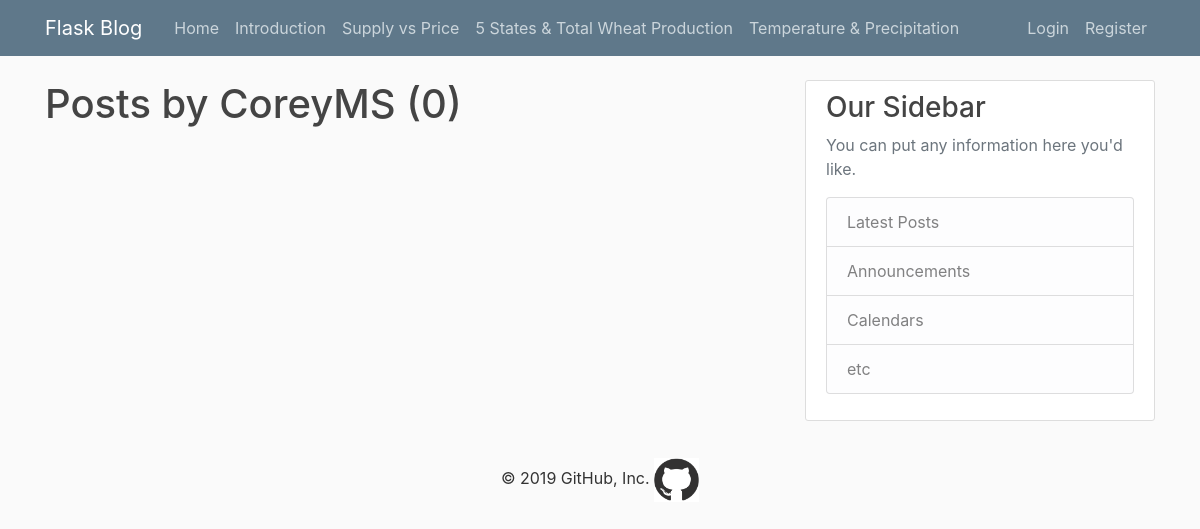
Before: /user/CoreyMS with the older database file.
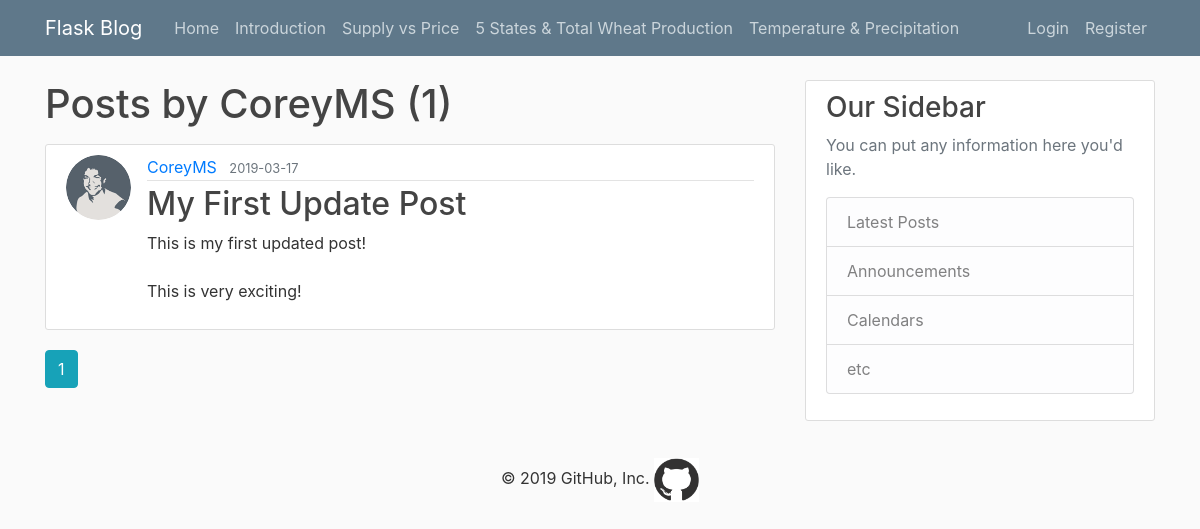
After: the same page with the newer database file.
### flaskblog/models.py (models this page shows, shortened)
class Post(db.Model):
    id = db.Column(db.Integer, primary_key=True)
    title = db.Column(db.String(100), nullable=False)
    date_posted = db.Column(db.DateTime, nullable=False, default=datetime.utcnow)
    content = db.Column(db.Text, nullable=False)
    user_id = db.Column(db.Integer, db.ForeignKey('user.id'), nullable=False)

class User(db.Model, UserMixin):
    id = db.Column(db.Integer, primary_key=True)
    username = db.Column(db.String(20), unique=True, nullable=False)
    email = db.Column(db.String(120), unique=True, nullable=False)
    image_file = db.Column(db.String(20), nullable=False, default='default.jpg')
    password = db.Column(db.String(60), nullable=False)
    posts = db.relationship('Post', backref='author', lazy=True)

### flaskblog/routes.py (the view)
@app.route("/user/<string:username>")
def user_posts(username):
    page = request.args.get('page', 1, type=int)
    user = User.query.filter_by(username=username).first_or_404()
    posts = Post.query.filter_by(author=user)\
        .order_by(Post.date_posted.desc())\
        .paginate(page=page, per_page=5)
    return render_template('user_posts.html', posts=posts, user=user)

### flaskblog/templates/user_posts.html
{% extends "layout.html" %}
{% block content %}
    <h1 class="mb-3">Posts by {{ user.username }} ({{ posts.total }})</h1>
    {% for post in posts.items %}
        <article class="media content-section">
          <img class="rounded-circle article-img" src="{{ url_for('static', filename='profile_pics/' + post.author.image_file) }}">
          <div class="media-body">
            <div class="article-metadata">
              <a class="mr-2" href="{{ url_for('user_posts', username=post.author.username) }}">{{ post.author.username }}</a>
              <small class="text-muted">{{ post.date_posted.strftime('%Y-%m-%d') }}</small>
            </div>
            <h2><a class="article-title" href="{{ url_for('post', post_id=post.id) }}">{{ post.title }}</a></h2>
            <p class="article-content">{{ post.content }}</p>
          </div>
        </article>
    {% endfor %}
    {% for page_num in posts.iter_pages(left_edge=1, right_edge=1, left_current=1, right_current=2) %}
      {% if page_num %}
        {% if posts.page == page_num %}
          <a class="btn btn-info mb-4" href="{{ url_for('user_posts', username=user.username, page=page_num) }}">{{ page_num }}</a>
        {% else %}
          <a class="btn btn-outline-info mb-4" href="{{ url_for('user_posts', username=user.username, page=page_num) }}">{{ page_num }}</a>
        {% endif %}
      {% else %}
        ...
      {% endif %}
    {% endfor %}
{% endblock content %}

Changed rows visible on the page:
added Post: image_file (picture), author.username "CoreyMS", date_posted "2019-03-17", title "My First Update Post", content "This is my first updated post! This is very exciting!"
Other visible differences:
{{ posts.total }}: "0" → "1"
new list line: "1"
